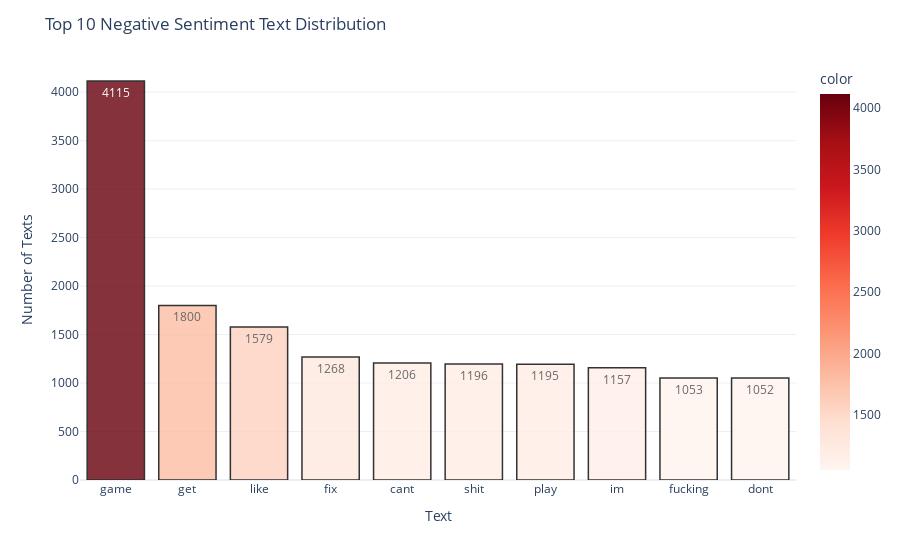

Notebook source saved alongside this figure:
### Code cell
negative_words = preprocess(train_df.loc[train_df['Sentiment'] == 'Negative']['Content'])
negative_words_df = create_freq_df(negative_words)
top10_negative_words = negative_words_df[:10]

plot_text_distribution(top10_negative_words['Term'], top10_negative_words['Frequency'],
                  'Reds', 'Top 10 Negative Sentiment Text Distribution', 'Text', 'Number of Texts')
create_wordcloud(negative_words_df, 'Negative Sentiment Text Distribution', 'OrRd')

### Figure 1 — Plotly figure (JSON) as saved in the notebook; plotly's stock layout.template omitted (floating-point values rounded to 4 significant figures)
{"data": [{"alignmentgroup": "True", "hovertemplate": "x=%{x}<br>y=%{y}<br>text=%{text}<br>color=%{marker.color}<extra></extra>", "legendgroup": "", "marker": {"color": [4115, 1800, 1579, 1268, 1206, 1196, 1195, 1157, 1053, 1052], "coloraxis": "coloraxis", "line": {"color": "black", "width": 1.5}, "pattern": {"shape": ""}}, "name": "", "offsetgroup": "", "opacity": 0.8, "orientation": "v", "showlegend": false, "text": [4115, 1800, 1579, 1268, 1206, 1196, 1195, 1157, 1053, 1052], "textposition": "auto", "type": "bar", "x": ["game", "get", "like", "fix", "cant", "shit", "play", "im", "fucking", "dont"], "xaxis": "x", "y": [4115, 1800, 1579, 1268, 1206, 1196, 1195, 1157, 1053, 1052], "yaxis": "y"}], "layout": {"barmode": "relative", "coloraxis": {"colorbar": {"title": {"text": "color"}}, "colorscale": [[0, "rgb(255,245,240)"], [0.125, "rgb(254,224,210)"], [0.25, "rgb(252,187,161)"], [0.375, "rgb(252,146,114)"], [0.5, "rgb(251,106,74)"], [0.625, "rgb(239,59,44)"], [0.75, "rgb(203,24,29)"], [0.875, "rgb(165,15,21)"], [1, "rgb(103,0,13)"]]}, "legend": {"tracegroupgap": 0}, "margin": {"t": 60}, "title": {"text": "Top 10 Negative Sentiment Text Distribution"}, "xaxis": {"anchor": "y", "domain": [0, 1], "title": {"text": "Text"}}, "yaxis": {"anchor": "x", "domain": [0, 1], "title": {"text": "Number of Texts"}}}}
